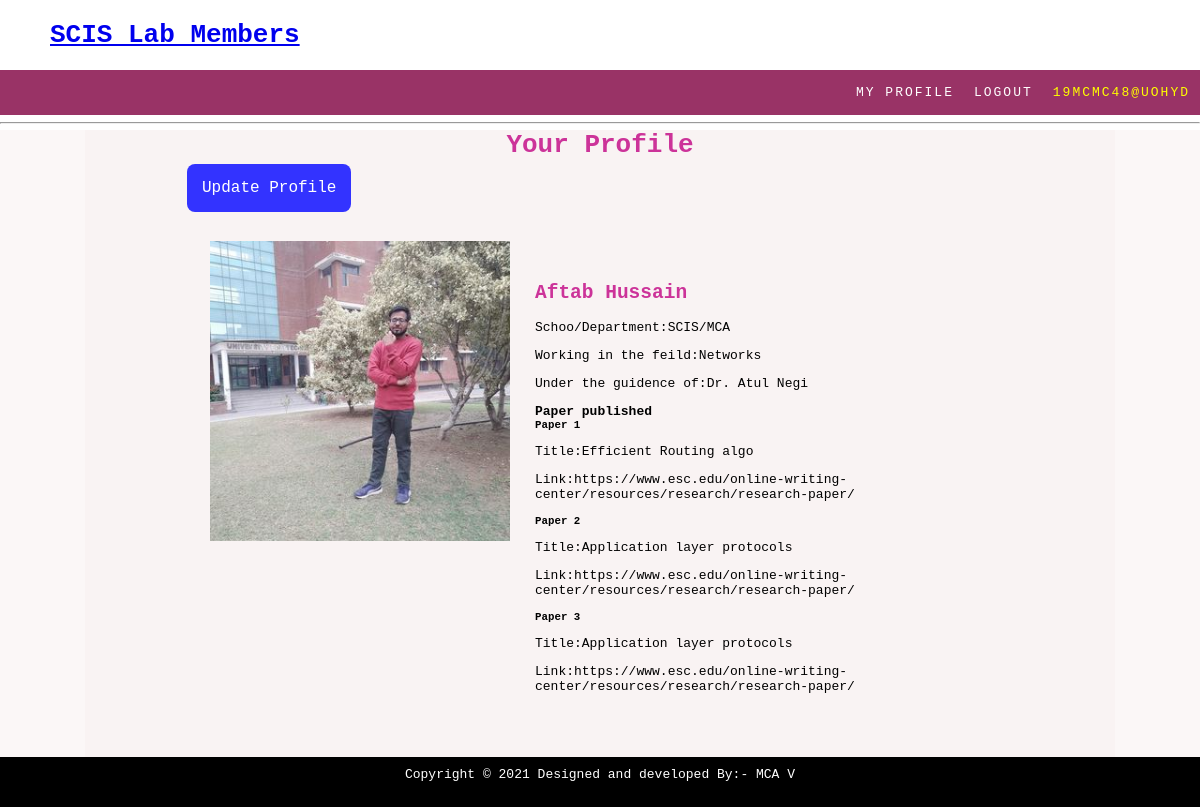
The app's page /profile.php (signed in) with its own data.
### tables this page shows
CREATE TABLE `posts` (
  `sno` int(11) NOT NULL,
  `name` varchar(255) NOT NULL,
  `username` varchar(255) NOT NULL,
  `school` varchar(255) NOT NULL,
  `area` varchar(255) NOT NULL,
  `guide` varchar(255) NOT NULL,
  `paper1t` varchar(255) NOT NULL,
  `paper1l` varchar(255) NOT NULL,
  `paper2t` varchar(255) NOT NULL,
  `paper2l` varchar(255) NOT NULL,
  `paper3t` varchar(255) NOT NULL,
  `paper3l` varchar(255) NOT NULL,
  `date` datetime NOT NULL DEFAULT current_timestamp(),
  `filename` varchar(100) NOT NULL
);

### profile.php (the view, shortened to what this page needs)
<?php include('connection.php');
$username = "";
if(!$_SESSION['username']){
		header('location:login.php');
	}
    else
        $username = $_SESSION['username'];
?>
<!DOCTYPE HTML>
<html>
<head>
	<link rel="stylesheet" href="css/style.css">
    <link rel="stylesheet" href="css/bootstrap-grid.css">
</head>
<body>
    <div class="top">
    <h1>
    <a href="index.php"> SCIS Lab Members</a>
    </h1>
    </div>
    <div class="navbar">
        <ul>
        <li><a href="profile.php">My Profile</a></li>
            <li><a href="logout.php">Logout</a></li>
            <li><a><span style="color:#FF0;"><?php echo $_SESSION['username']?></span></a></li>
        </ul>
    </div>
     <div class="max-width-1 m-auto"><hr></div>
    <div class="home-articles max-width-1 m-auto font2">
        <div class="row">
        <div class="home-articles max-width-1 m-auto font2" id="post_content">
        <h1 style="color:#C39; text-align:center;">Your Profile</h1>
        <?php
			$Show = mysqli_query($conn, "SELECT * FROM posts WHERE username = '$username'");
			while($r = mysqli_fetch_array($Show)){ ?>
			 <a href="update.php?sno=<?php echo $r['sno']; ?>"><button class="button button_edit">Update Profile</button></a>
        <div class="home-article">
            <div class="home-article-img">
            <td><img src="profile_pic/<?php echo $r['filename'];?>" /></td>
            </div>
            <div class="home-article-content font1">
                <a href="post.php">
                    <h2 style="color:#C39"><?php echo $r['name']; ?></h2>
                </a>
                <p>Schoo/Department:<span><?php echo $r['school']; ?></span></p>
                <p>Working in the feild:<span><?php echo $r['area']; ?></span></p>
                <p>Under the guidence of:<span><?php echo $r['guide']; ?></span></p>
                <h4>Paper published</h4>
                <h5>Paper 1</h5>
                <p>Title:<span><?php echo $r['paper1t']; ?></span></p>
                <p>Link:<span><a href = "<?php echo $r['paper1l']; ?>"><?php echo $r['paper1l']; ?></a></span></p>
                <h5>Paper 2</h5>
                <p>Title:<span><?php echo $r['paper2t']; ?></span></p>
                <p>Link:<span><a href = "<?php echo $r['paper1l']; ?>"><?php echo $r['paper1l']; ?></a></span></p>
                <h5>Paper 3</h5>
                <p>Title:<span><?php echo $r['paper2t']; ?></span></p>
                <p>Link:<span><a href = "<?php echo $r['paper2l']; ?>"><?php echo $r['paper2l']; ?></a></span></p>
            </div>
        </div>
        <?php } ?>
    </div>
    </div>
    </div>
    <?php include('common/footer.php'); ?>
</body>
</html>

### css/style.css (style rules this page uses)
body { margin: 0; }
* { font-family: monospace; box-sizing: border-box; }
h1, h4, h5 { margin: 0; }
.top { background-color:#fff; color:rgb(197, 0, 59); padding:20px 50px 20px 50px; display: flex; }
.navbar ul { display: flex; justify-content:flex-end; padding:0; margin:0; list-style-type:none; background-color:#936; }
.navbar ul li { display: inline-block; }
.navbar li a { color:#FFF; text-decoration:none; text-transform:uppercase; display: block; padding: 15px 10px; letter-spacing: 2px; }
.home-articles { padding:0 100px 0 100px; background-color: rgb(248, 239, 239, 0.5); margin-top: 0px; position: relative; }
.home-article { display: flex; margin: 25px; }
.home-article img { width: 300px; }
.home-article-content { align-self: center; padding: 25px; }
.home-article-content a { text-decoration: none; color: black; }

### profile.php (style rules this page uses)
.button { border: none; color: white; padding: 15px; text-align: center; border-radius: 8px; text-decoration: none; display: inline-block; font-size: 16px; margin: 4px 2px; cursor: pointer; }
.button_edit { background-color: #3333ff; }

### records on screen
posts: filename (picture), name "Aftab Hussain", school "SCIS/MCA", area "Networks", guide "Dr. Atul Negi", paper1t "Efficient Routing algo", paper1l "https://www.esc.edu/online-writing-center/resources/research/research-paper/", paper2t "Application layer protocols", paper2l "https://www.esc.edu/online-writing-center/resources/research/research-paper/"

### other values on screen
$_SESSION['username'] "19MCMC48@UOHYD"
